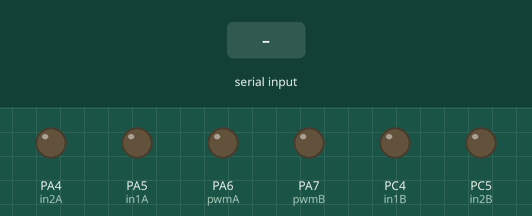
This sketch was run on a simulated STM32 Blue Pill. On the bench: output pins drawn as LEDs (lit = HIGH). Inputs (shaded band) come from the test bench.

Above: at 1.2 s.
1.3 s: "90,45,200\n" received over Serial
At 2.4 s:
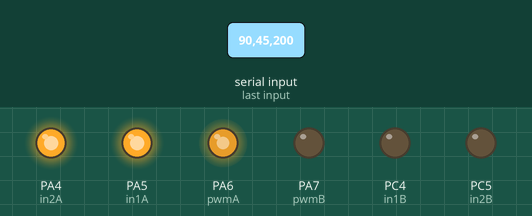
2.8 s: "30,150,10\n" received over Serial
At 3.6 s:
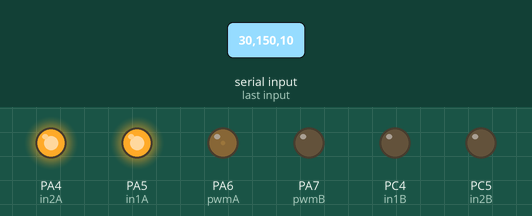
4.3 s: "90,45\n" received over Serial
At 4.7 s:
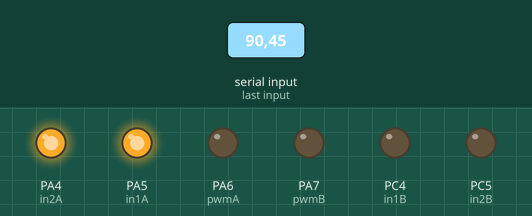
5.8 s: "5\n" received over Serial
At 7.0 s:
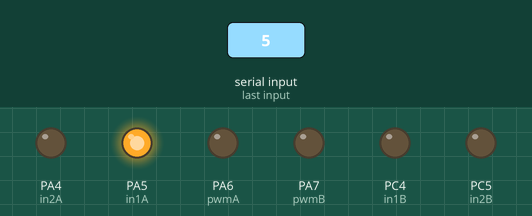
7.3 s: "30,150\n" received over Serial
At 8.2 s:
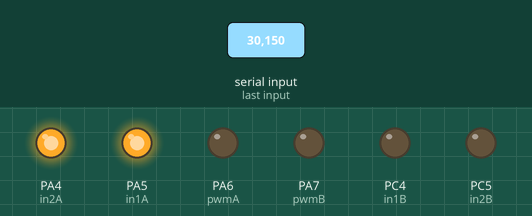
8.8 s: "90\n" received over Serial
At 9.3 s:
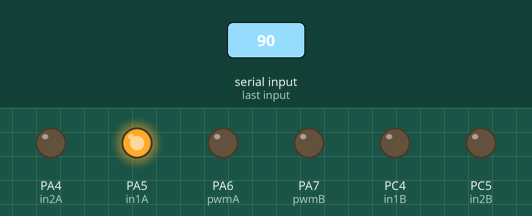
Timing chart, 0 to 11.3 s (numbered marks = the images above; inputs shaded):
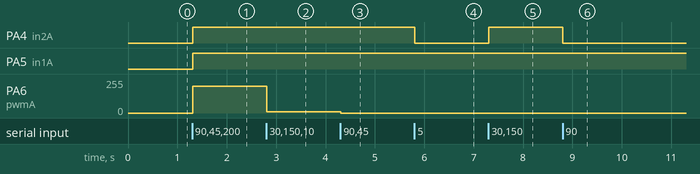

The sketch:

slam_rpi_shield.ino
```cpp
//  Program For RaspberryPi 3B+ Shield
//    Board: Generic STM32F103R
//    Variant: STM32F103RB 20k Memory 128k Flash
//    Method: Serial
//    Clock Speed: 72Mhz
//    Optimize: Smallest(Default)

#define pwmA PA6
#define in1A PA5
#define in2A PA4

#define pwmB PA7
#define in1B PC4
#define in2B PC5

#define ledPin PC1

#define maxPacketLength 40

String movementPacket = "";
int movementResult[] = {0, 0, 0, 0, 0, 0};

void setup() {
  Serial.begin(115200);
  Serial.setTimeout(5);

  pinMode(pwmA, OUTPUT);
  pinMode(in1A, OUTPUT);
  pinMode(in2A, OUTPUT);

  pinMode(pwmB, OUTPUT);
  pinMode(in1B, OUTPUT);
  pinMode(in2B, OUTPUT);
}

void loop() {
  if (Serial.available() > 0) {
    movementPacket = Serial.readString();

    for (int i = 0; i < 6; i++) {
      movementResult[i] = splitString(movementPacket, ',', i).toInt();
    }

    analogWrite(pwmA, movementResult[2]);
    digitalWrite(in1A, movementResult[0]);
    digitalWrite(in2A, movementResult[1]);

    analogWrite(pwmB, movementResult[5]);
    digitalWrite(in1B, movementResult[4]);
    digitalWrite(in2B, movementResult[3]);
  }
}

String splitString(String data, char separator, int index) {
  int found = 0;
  int strIndex[] = {0, -1};
  int maxIndex = data.length() - 1;

  for (int i = 0; i <= maxIndex && found <= index; i++) {
    if (data.charAt(i) == separator || i == maxIndex) {
      found++;
      strIndex[0] = strIndex[1] + 1;
      strIndex[1] = (i == maxIndex) ? i + 1 : i;
    }
  }

  return found > index ? data.substring(strIndex[0], strIndex[1]) : "";
}
```

Measured:
- after the input at 1.3 s, PA4 (in2A), PA5 (in1A): LOW → HIGH at once; PA6 (pwmA): 0/255 → 200/255 at once
- after the input at 2.8 s, PA6 (pwmA): 200/255 → 10/255 at once
- after the input at 4.3 s, PA6 (pwmA): 10/255 → 0/255 at once
- after the input at 5.8 s, PA4 (in2A): HIGH → LOW at once
- after the input at 7.3 s, PA4 (in2A): LOW → HIGH at once
- after the input at 8.8 s, PA4 (in2A): HIGH → LOW at once
